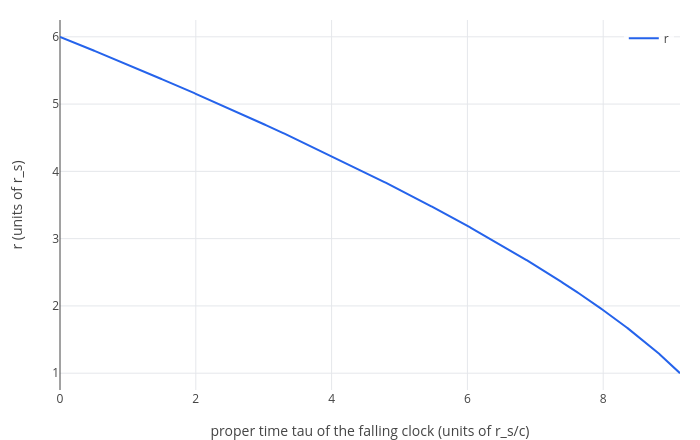

The cell this chart's notebook holds for it:
### Markdown cell above
Near the small black hole the stretch is about 20 million $g$: certain spaghettification, well outside the horizon.
At Sagittarius A*, about $10^{-4}\,g$: you would cross the horizon without feeling a thing.

## 4. Falling in

Take an object falling in from rest far away, in units with $r_s = 1$. Its proper time $\tau$ and the coordinate time $t$
of a far-away observer satisfy

$$\frac{dr}{d\tau} = -\sqrt{\frac{r_s}{r}}, \qquad \frac{dt}{d\tau} = \frac{1}{1 - r_s/r}$$

These are two first-order differential equations: they say how fast $r$ and $t$ change as the falling clock ticks.
Galileo's `odeplot` solves such a system numerically and plots the result. Its arguments, in order:

| argument | what it is | here |
|---|---|---|
| `[-sqrt(r_s/r), 1/(1-r_s/r)]` | the right-hand sides, one per equation | $dr/d\tau$ and $dt/d\tau$ |
| `[r t]` | the unknowns, in the same order | $r$ and $t$ |
| `tau` | the independent variable, the "clock" of the equations | proper time $\tau$ |
| `[6 0]` | the unknowns at the start | $r = 6\,r_s$, $t = 0$ |
| `0, 9.7` | where the clock starts and stops | $\tau$ from 0 to 9.7 |
| `[tau r]` | what to draw on the horizontal and vertical axes | $\tau$ across, $r$ up |

(`odesolve` takes the first six arguments and returns the values at the end instead of a plot; `help(odeplot)` has the
details.) We follow the object from $r = 6\,r_s$, plotting its distance from the centre $r$ against its own proper
time $\tau$:

### Code cell
clear
r_s = 1;
labels(odeplot([-sqrt(r_s/r), 1/(1-r_s/r)], [r t], tau, [6 0], 0, 9.7, [tau r]), "proper time tau of the falling clock (units of r_s/c)", "r (units of r_s)")

### Figure 1 — Plotly figure (JSON) as saved in the notebook; plotly's stock layout.template omitted (floating-point values rounded to 4 significant figures; data arrays with more than 128 entries replaced by an {"elided": "..."} marker saying what was removed)
{"data": [{"line": {"color": "#2563eb", "width": 2}, "mode": "lines", "name": "r", "type": "scatter", "x": {"elided": "2787 float values"}, "y": {"elided": "2787 float values"}}], "layout": {"height": 440, "legend": {"bgcolor": "rgba(255,255,255,0.8)", "x": 0.99, "xanchor": "right", "y": 0.99, "yanchor": "top"}, "margin": {"b": 50, "l": 60, "r": 20, "t": 20}, "showlegend": true, "title": {"text": ""}, "width": 700, "xaxis": {"title": {"text": "proper time tau of the falling clock (units of r_s/c)"}, "zeroline": true}, "yaxis": {"range": [0.7502, 6.25], "title": {"text": "r (units of r_s)"}, "zeroline": true}}}
